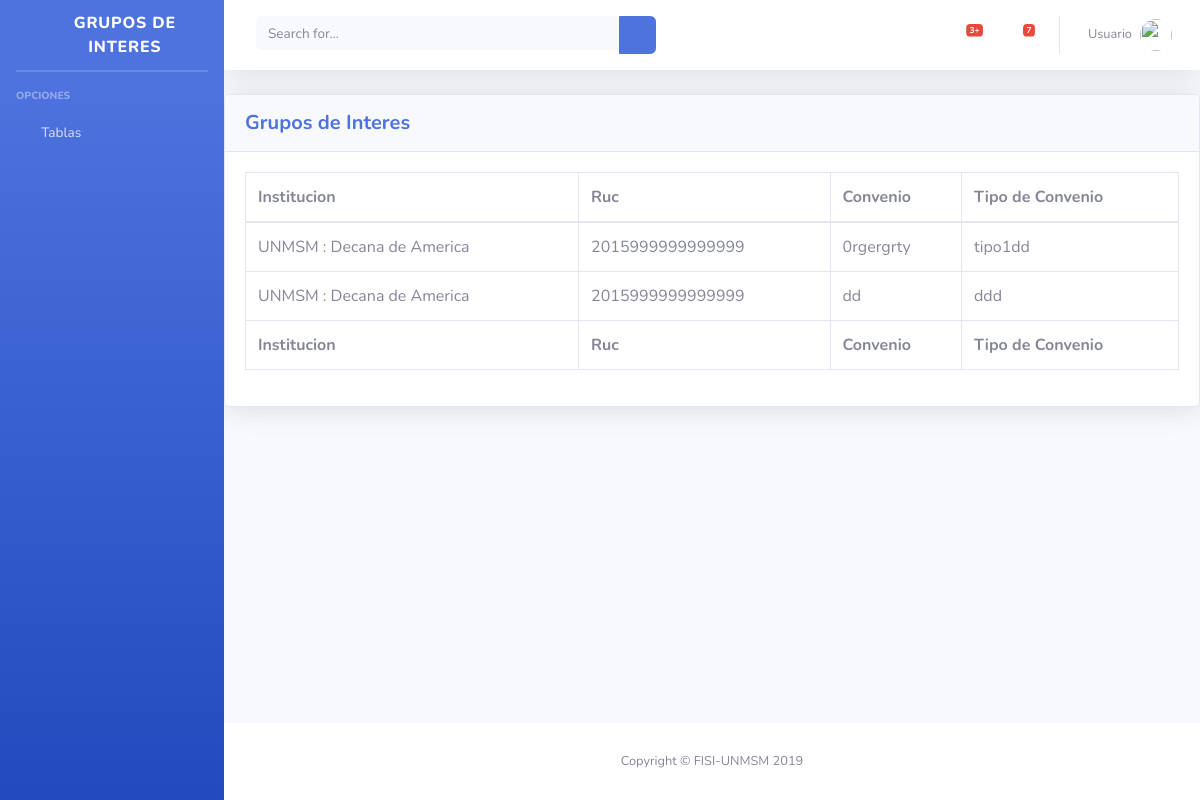
Page /GI on the committed database.
### Grupos_Int/models.py (models this page shows, shortened)
class Convenio (models.Model):
    escuela = models.ForeignKey(
        Escuela, null=False, blank=False, on_delete=models.CASCADE)
    institucion = models.ForeignKey(
        Institucion, null=False, blank=False, on_delete=models.CASCADE)
    nombre = models.CharField(max_length=100)
    tipo = models.CharField(max_length=50)
    fechaInicio = models.DateField()
    fechaFin = models.DateField()

class Institucion (models.Model):
    distrito = models.ForeignKey(
        Distrito, null=False, blank=False, on_delete=models.CASCADE)
    nombre = models.CharField(max_length=100)
    tipo = models.CharField(max_length=50)
    descripcion = models.CharField(max_length=500)
    paginaWeb = models.CharField(max_length=50)
    direccion = models.CharField(max_length=100)
    ruc = models.CharField(max_length=20)
    def __str__(self):
        return "{0} : {1}".format(self.nombre, self.descripcion)

### Grupos_Int/views.py (the view)
# urls.py: path('GI', GIList.as_view(), name='GI' ),
class GIList (ListView):
    model = Convenio
    template_name = 'GrupoInteres_List.html'

### Templates/GrupoInteres_List.html (shortened to what this page needs)
{% extends "index.html" %}
{% load staticfiles %}
{% block content %}
<div class="card shadow mb-4">
    <div class="card-header py-3">
        <h5 class="m-0 font-weight-bold text-primary">Grupos de Interes</h5>
    </div>
    <div class="card-body">
        <div class="table-responsive">
            <table class="table table-bordered" id="dataTable" width="100%" cellspacing="0">
                <thead>
                    <tr>
                        <th>Institucion</th>
                        <th>Ruc</th>
                        <th>Convenio</th>
                        <th>Tipo de Convenio</th>
                    </tr>
                </thead>
                <tfoot>
                    <tr>
                        <th>Institucion</th>
                        <th>Ruc</th>
                        <th>Convenio</th>
                        <th>Tipo de Convenio</th>
                    </tr>
                </tfoot>
                <tbody>
                    {% if object_list %}
                    {% for Convenio in object_list %}
                    <tr>
                        <td>{{Convenio.institucion}}</td>
                        <td>{{Convenio.institucion.ruc}}</td>
                        <td>{{Convenio.nombre}}</td>
                        <td>{{Convenio.tipo}}</td>
                        {% endfor %}
                        {%else %}
                        <h1>No hay registros </h1>
                        {% endif %}
                    </tr>
                </tbody>
            </table>
        </div>
    </div>
</div>
{% endblock%}

### rows in the picture
Convenio: institucion "UNMSM : Decana de America", institucion.ruc "2015999999999999", nombre "0rgergrty", tipo "tipo1dd"
Convenio: institucion "UNMSM : Decana de America", institucion.ruc "2015999999999999", nombre "dd", tipo "ddd"
